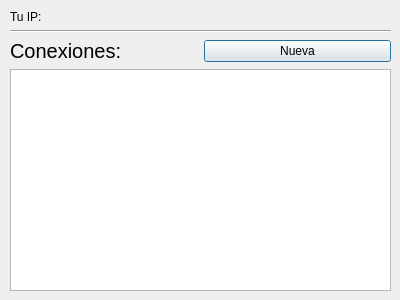
<?xml version="1.0" encoding="UTF-8"?>
<ui version="4.0">
 <class>Dialog</class>
 <widget class="QDialog" name="Dialog">
  <property name="geometry">
   <rect>
    <x>0</x>
    <y>0</y>
    <width>400</width>
    <height>300</height>
   </rect>
  </property>
  <property name="windowTitle">
   <string>Home</string>
  </property>
  <widget class="QWidget" name="">
   <property name="geometry">
    <rect>
     <x>10</x>
     <y>10</y>
     <width>381</width>
     <height>281</height>
    </rect>
   </property>
   <layout class="QGridLayout" name="gridLayout">
    <item row="0" column="0" colspan="2">
     <widget class="QLabel" name="l_ip_propia">
      <property name="text">
       <string>Tu IP: </string>
      </property>
     </widget>
    </item>
    <item row="1" column="0" colspan="2">
     <widget class="Line" name="line">
      <property name="orientation">
       <enum>Qt::Horizontal</enum>
      </property>
     </widget>
    </item>
    <item row="2" column="0">
     <widget class="QLabel" name="label_2">
      <property name="font">
       <font>
        <pointsize>15</pointsize>
       </font>
      </property>
      <property name="text">
       <string>Conexiones:</string>
      </property>
     </widget>
    </item>
    <item row="2" column="1">
     <widget class="QPushButton" name="b_nueva_conexion">
      <property name="text">
       <string>Nueva</string>
      </property>
     </widget>
    </item>
    <item row="3" column="0" colspan="2">
     <widget class="QListView" name="listado_conexiones"/>
    </item>
   </layout>
  </widget>
 </widget>
 <resources/>
 <connections/>
</ui>
